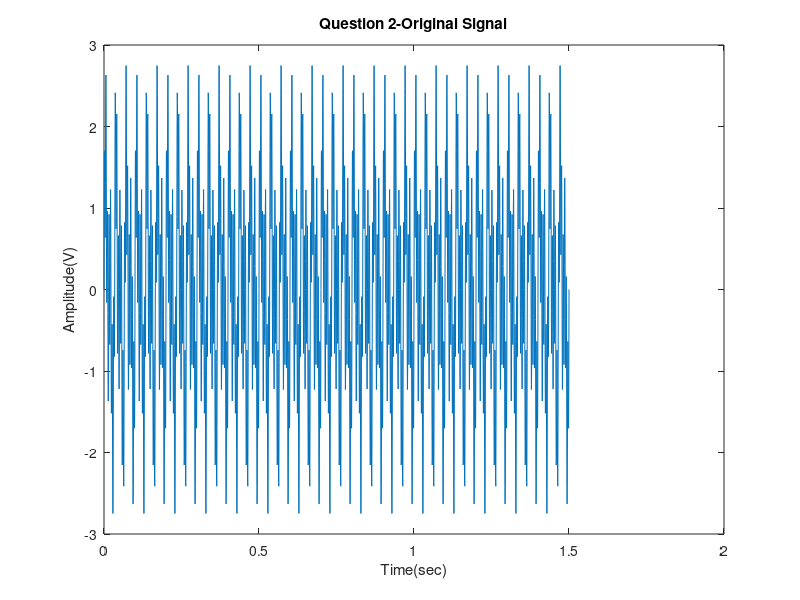
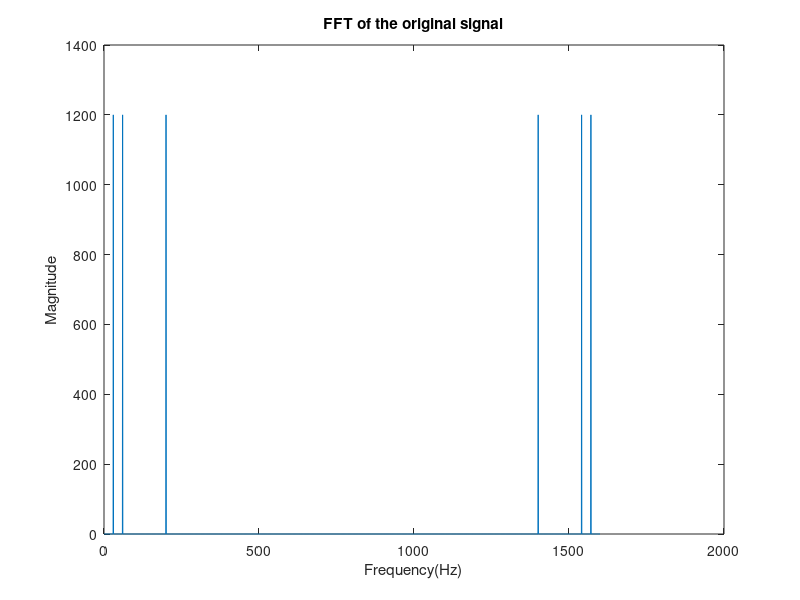

MATLAB code to generate these figures, in order: (Note: this script raises an error after producing the figures.)
% BE 5352 Digital Signal Processing
% Neeraja Gopal
% 1001119411
%% Question 2
clear;
close all;
clc;
%% 
load('Q2_Signal.mat')
y=x1;
%time interval between two data points=6.25*10^-4
fs=1600; %Samples per second %fs=1/(6.25*10^-4)
N=2400; %Total number of samples
T=1.5; %total time period in seconds
t=0:1/fs:T; % time period
figure
plot(t,y);title('Question 2-Original Signal');xlabel('Time(sec)');ylabel('Amplitude(V)');
f=linspace(0,1600,2400);
figure
plot(f,abs(fft(y(1:end-1))));title('FFT of the original signal');xlabel('Frequency(Hz)');ylabel('Magnitude');
%%
load('fir_eq.mat')
y_f=filter(fir_eq,y);
figure
plot(t,y_f);title('filtered signal');xlabel('time(sec)');ylabel('Frequency(Hz)')
figure
plot(f,abs(fft(y_f(1:end-1))));title('FFT of the filtered signal');xlabel('Frequency(Hz)');



